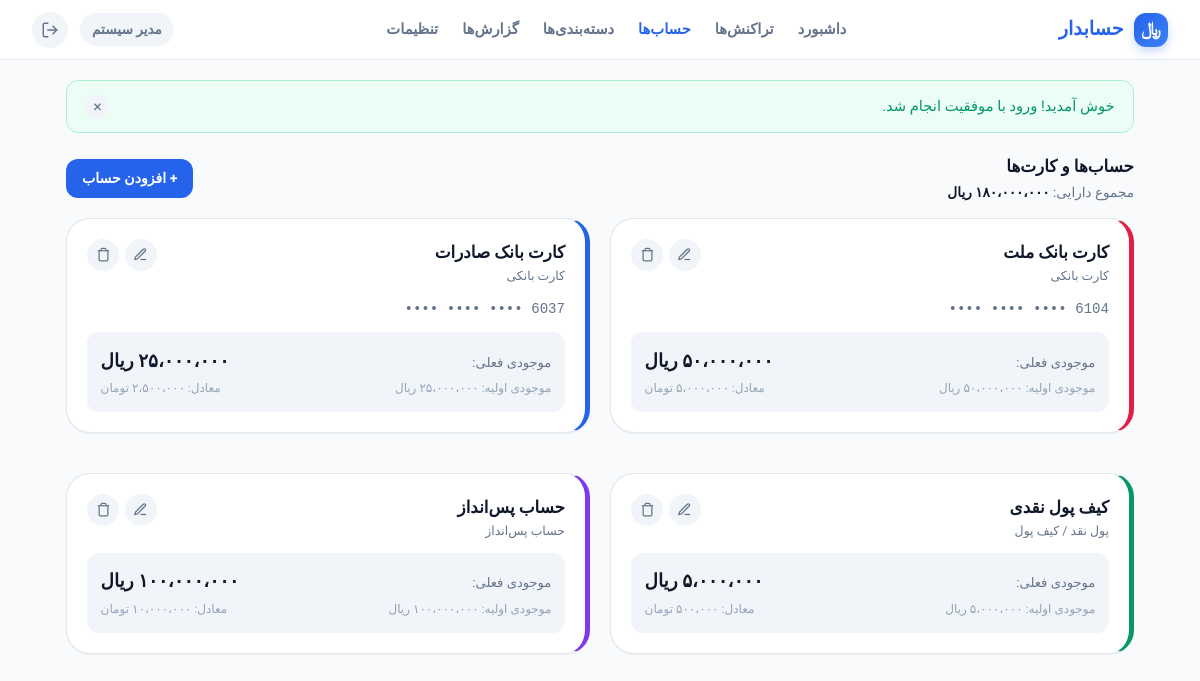
/index.php?r=accounts (signed in), run on the app's committed database.
### tables this page shows
CREATE TABLE IF NOT EXISTS `accounts` (
    `id` INT AUTO_INCREMENT PRIMARY KEY,
    `user_id` INT NOT NULL,
    `name` VARCHAR(100) NOT NULL,
    `type` ENUM('bank_card', 'cash', 'savings', 'other') NOT NULL DEFAULT 'bank_card',
    `card_number` VARCHAR(24) NULL DEFAULT NULL,
    `opening_balance` BIGINT NOT NULL DEFAULT 0,
    `color` VARCHAR(20) NOT NULL DEFAULT '#3b82f6',
    `icon` VARCHAR(50) NOT NULL DEFAULT 'credit-card',
    `status` ENUM('active', 'archived') NOT NULL DEFAULT 'active',
    `created_at` DATETIME NOT NULL DEFAULT CURRENT_TIMESTAMP,
    `updated_at` DATETIME NOT NULL DEFAULT CURRENT_TIMESTAMP ON UPDATE CURRENT_TIMESTAMP,
    INDEX `idx_accounts_user` (`user_id`, `status`),
    CONSTRAINT `fk_accounts_user` FOREIGN KEY (`user_id`) REFERENCES `users` (`id`) ON DELETE CASCADE
);

### app/controllers/AccountController.php (called while the page is built, shortened)
<?php
require_once __DIR__ . '/Controller.php';
require_once dirname(__DIR__) . '/models/Account.php';
class AccountController extends Controller {
    private Account $accountModel;
    public function __construct() {
        $this->accountModel = new Account();
    }
    public function index(): void {
        $userId = $this->requireAuth();
        $accounts = $this->accountModel->getAllForUser($userId, true);
        $totalBalance = $this->accountModel->getTotalBalance($userId);
        $this->render('accounts/index', [
            'pageTitle' => 'مدیریت حساب‌ها و کارت‌ها',
            'accounts' => $accounts,
            'totalBalance' => $totalBalance,
        ]);
    }
}

### app/config/config.php (called while the page is built, shortened)
<?php
return [
    'db' => [
        'host' => '127.0.0.1',
        'port' => 3306,
        'database' => 'hesabdar_db',
        'username' => 'root',
        'password' => '',
        'charset' => 'utf8mb4',
    ],
    'app' => [
        'name' => 'حسابدار شخصی',
        'version' => '1.0.0',
        'currency_name' => 'ریال',
        'currency_symbol' => 'ریال',
        'session_lifetime' => 86400 * 7,
        'max_login_attempts' => 5,
        'lockout_time_minutes' => 15,
        'records_per_page' => 15,
    ],
    'paths' => [
        'root' => dirname(__DIR__, 2),
        'app' => dirname(__DIR__),
        'storage' => dirname(__DIR__, 2) . DIRECTORY_SEPARATOR . 'storage',
        'views' => dirname(__DIR__) . DIRECTORY_SEPARATOR . 'views',
    ]
];

### app/config/database.php (called while the page is built, shortened)
<?php
class Database {
    private static ?PDO $instance = null;
    public static function getConnection(): PDO {
        if (self::$instance === null) {
            $config = require __DIR__ . '/config.php';
            $db = $config['db'];
            $dsn = sprintf(
                "mysql:host=%s;port=%s;dbname=%s;charset=%s",
                $db['host'],
                $db['port'] ?? 3306,
                $db['database'],
                $db['charset'] ?? 'utf8mb4'
            );
            $options = [
                PDO::ATTR_ERRMODE => PDO::ERRMODE_EXCEPTION,
                PDO::ATTR_DEFAULT_FETCH_MODE => PDO::FETCH_ASSOC,
                PDO::ATTR_EMULATE_PREPARES => false,
                PDO::MYSQL_ATTR_INIT_COMMAND => "SET NAMES utf8mb4 COLLATE utf8mb4_unicode_ci"
            ];
            try {
                self::$instance = new PDO($dsn, $db['username'], $db['password'], $options);
            } catch (PDOException $e) {
                error_log("Database connection error: " . $e->getMessage());
                throw new Exception("خطا در اتصال به پایگاه داده. لطفاً تنظیمات دیتابیس را در app/config/config.php بررسی نمایید.");
            }
        }
        return self::$instance;
    }
}

### app/models/Account.php (called while the page is built, shortened)
<?php
require_once __DIR__ . '/Model.php';
class Account extends Model {
    public function getAllForUser(int $userId, bool $includeArchived = false): array {
        $statusCondition = $includeArchived ? "" : "AND a.status = 'active'";
        $sql = "
            SELECT
                a.id,
                a.user_id,
                a.name,
                a.type,
                a.card_number,
                a.opening_balance,
                a.color,
                a.icon,
                a.status,
                a.created_at,
                (
                    a.opening_balance
                    + COALESCE((SELECT SUM(amount_rial) FROM transactions WHERE account_id = a.id AND type = 'income'), 0)
                    - COALESCE((SELECT SUM(amount_rial) FROM transactions WHERE account_id = a.id AND type = 'expense'), 0)
                    - COALESCE((SELECT SUM(amount_rial) FROM transactions WHERE account_id = a.id AND type = 'transfer'), 0)
                    + COALESCE((SELECT SUM(amount_rial) FROM transactions WHERE to_account_id = a.id AND type = 'transfer'), 0)
                ) AS current_balance
            FROM accounts a
            WHERE a.user_id = :user_id {$statusCondition}
            ORDER BY a.id ASC
        ";
        $stmt = $this->db->prepare($sql);
        $stmt->execute(['user_id' => $userId]);
        return $stmt->fetchAll();
    }
    public function getTotalBalance(int $userId): int {
        $accounts = $this->getAllForUser($userId, false);
        $total = 0;
        foreach ($accounts as $acc) {
            $total += (int)$acc['current_balance'];
        }
        return $total;
    }
}

### app/models/Model.php (called while the page is built, shortened)
<?php
abstract class Model {
    public function __construct() {
        $this->db = Database::getConnection();
    }
}

### app/helpers/Session.php (called while the page is built, shortened)
<?php
class Session {
    private static bool $started = false;
    public static function start(): void {
        if (self::$started || session_status() === PHP_SESSION_ACTIVE) {
            self::$started = true;
            return;
        }
        $config = require dirname(__DIR__) . '/config/config.php';
        self::$started = true;
    }
    public static function check(): bool {
        return !empty($_SESSION['user_id']);
    }
    public static function userId(): ?int {
        return isset($_SESSION['user_id']) ? (int)$_SESSION['user_id'] : null;
    }
}

### app/helpers/Format.php (called while the page is built, shortened)
<?php
class Format {
    public static function rial(int|float|string|null $amount, bool $showUnit = true): string {
        $cleanAmount = (int)($amount ?? 0);
        $isNegative = $cleanAmount < 0;
        $absAmount = abs($cleanAmount);
        $formatted = number_format($absAmount, 0, '.', '،');
        $persian = Jalali::persianDigits($formatted);
        $prefix = $isNegative ? '- ' : '';
        $unit = $showUnit ? ' ریال' : '';
        return $prefix . $persian . $unit;
    }
    public static function toman(int|float|string|null $amount): string {
        $cleanAmount = (int)($amount ?? 0);
        $toman = (int)floor($cleanAmount / 10);
        $isNegative = $toman < 0;
        $absAmount = abs($toman);
        $formatted = number_format($absAmount, 0, '.', '،');
        $persian = Jalali::persianDigits($formatted);
        $prefix = $isNegative ? '- ' : '';
        return $prefix . $persian . ' تومان';
    }
    public static function e(?string $string): string {
        return htmlspecialchars((string)($string ?? ''), ENT_QUOTES, 'UTF-8');
    }
    public static function accountTypeFa(string $type): string {
        return match ($type) {
            'bank_card' => 'کارت بانکی',
            'cash' => 'پول نقد / کیف پول',
            'savings' => 'حساب پس‌انداز',
            'other' => 'سایر حساب‌ها',
            default => 'حساب بانکی'
        };
    }
}

### app/helpers/Jalali.php (called while the page is built, shortened)
<?php
class Jalali {
    public static function persianDigits(string $str): string {
        $en = ['0', '1', '2', '3', '4', '5', '6', '7', '8', '9'];
        $fa = ['۰', '۱', '۲', '۳', '۴', '۵', '۶', '۷', '۸', '۹'];
        return str_replace($en, $fa, (string)$str);
    }
}

### app/views/accounts/index.php (shortened to what this page needs)
<div class="section-header">
    <div>
        <h1 class="section-title">حساب‌ها و کارت‌ها</h1>
        <div style="font-size: 0.85rem; color: var(--text-muted); margin-top: 0.15rem;">
            مجموع دارایی: <strong style="color: var(--text-main);"><?= Format::rial($totalBalance) ?></strong>
        </div>
    </div>
    <a href="index.php?r=accounts/create" class="btn btn-primary" style="padding: 0.5rem 1rem; font-size: 0.88rem;">
        + افزودن حساب
    </a>
</div>
<div class="grid-2">
    <?php foreach ($accounts as $acc): ?>
        <div class="card" style="border-right: 5px solid <?= Format::e($acc['color']) ?>; position: relative;">
            <div style="display: flex; justify-content: space-between; align-items: flex-start; margin-bottom: 0.75rem;">
                <div>
                    <h3 style="font-size: 1.05rem; font-weight: 800; color: var(--text-main);">
                        <?= Format::e($acc['name']) ?>
                    </h3>
                    <div style="font-size: 0.78rem; color: var(--text-muted);">
                        <?= Format::accountTypeFa($acc['type']) ?>
                    </div>
                </div>
                <div style="display: flex; gap: 0.35rem;">
                    <a href="index.php?r=accounts/edit&id=<?= $acc['id'] ?>" class="btn-icon-link" style="width: 32px; height: 32px;" title="ویرایش">
                        <svg width="15" height="15" viewBox="0 0 24 24" fill="none" stroke="currentColor" stroke-width="2"><path d="M12 20h9"></path><path d="M16.5 3.5a2.121 2.121 0 0 1 3 3L7 19l-4 1 1-4L16.5 3.5z"></path></svg>
                    </a>
                    <form action="index.php?r=accounts/delete" method="POST" onsubmit="return confirmDelete('آیا از حذف/بایگانی این حساب اطمینان دارید؟');" style="display: inline;">
                        <button type="submit" class="btn-icon-link" style="width: 32px; height: 32px;" title="حذف/بایگانی">
                            <svg width="15" height="15" viewBox="0 0 24 24" fill="none" stroke="currentColor" stroke-width="2"><polyline points="3 6 5 6 21 6"></polyline><path d="M19 6v14a2 2 0 0 1-2 2H7a2 2 0 0 1-2-2V6m3 0V4a2 2 0 0 1 2-2h4a2 2 0 0 1 2 2v2"></path></svg>
                        </button>
                    </form>
                </div>
            </div>
            <?php if (!empty($acc['card_number'])): ?>
                <div style="font-family: monospace; font-size: 0.88rem; color: var(--text-muted); direction: ltr; text-align: right; margin-bottom: 0.75rem;">
                    •••• •••• •••• <?= substr($acc['card_number'], -4) ?>
                </div>
            <?php endif; ?>
            <div style="background: var(--bg-input); padding: 0.85rem; border-radius: var(--radius-md);">
                <div style="display: flex; justify-content: space-between; align-items: baseline;">
                    <span style="font-size: 0.82rem; color: var(--text-muted);">موجودی فعلی:</span>
                    <span style="font-size: 1.15rem; font-weight: 800; color: var(--text-main);">
                        <?= Format::rial($acc['current_balance']) ?>
                    </span>
                </div>
                <div style="display: flex; justify-content: space-between; align-items: center; margin-top: 0.25rem; font-size: 0.75rem; color: var(--text-subtle);">
                    <span>موجودی اولیه: <?= Format::rial($acc['opening_balance']) ?></span>
                    <span>معادل: <?= Format::toman($acc['current_balance']) ?></span>
                </div>
            </div>
        </div>
    <?php endforeach; ?>
</div>

### public/assets/css/style.css (style rules this page uses)
:root { --font-sans: 'Vazirmatn', -apple-system, BlinkMacSystemFont, 'Segoe UI', Tahoma, Arial, sans-serif; --primary: #2563eb; --primary-hover: #1d4ed8; --primary-light: #eff6ff; --primary-glow: rgba(37, 99, 235, 0.15); --success: #10b981; --success-hover: #059669; --success-light: #ecfdf5; --danger: #ef4444; --danger-hover: #dc2626; --danger-light: #fef2f2; --warning: #f59e0b; --warning-light: #fffbeb; --info: #06b6d4; --info-light: #ecfeff; --bg-app: #f8fafc; --bg-card: #ffffff; --bg-input: #f1f5f9; --border: #e2e8f0; --border-focus: #3b82f6; --text-main: #0f172a; --text-muted: #64748b; --text-subtle: #94a3b8; --text-inverse: #ffffff; --shadow-sm: 0 1px 2px 0 rgba(0, 0, 0, 0.05); --shadow-md: 0 4px 6px -1px rgba(0, 0, 0, 0.08), 0 2px 4px -2px rgba(0, 0, 0, 0.05); --shadow-lg: 0 10px 15px -3px rgba(0, 0, 0, 0.08), 0 4px 6px -4px rgba(0, 0, 0, 0.04); --shadow-xl: 0 20px 25px -5px rgba(0, 0, 0, 0.1), 0 8px 10px -6px rgba(0, 0, 0, 0.05); --shadow-fab: 0 10px 20px -3px rgba(37, 99, 235, 0.35); --radius-sm: 8px; --radius-md: 12px; --radius-lg: 16px; --radius-xl: 24px; --radius-full: 9999px; --nav-height: 68px; --header-height: 60px; }
*, *::before, *::after { box-sizing: border-box; margin: 0; padding: 0; }
html { font-size: 16px; direction: rtl; text-align: right; -webkit-font-smoothing: antialiased; -moz-osx-font-smoothing: grayscale; scroll-behavior: smooth; }
body { font-family: var(--font-sans); background-color: var(--bg-app); color: var(--text-main); line-height: 1.6; min-height: 100vh; padding-bottom: calc(var(--nav-height) + 20px); }
a { color: inherit; text-decoration: none; }
button, input, select, textarea { font-family: inherit; font-size: 1rem; }
.btn-icon-link { width: 36px; height: 36px; border-radius: 50%; display: flex; align-items: center; justify-content: center; background: var(--bg-input); color: var(--text-muted); border: none; cursor: pointer; transition: all 0.2s ease; }
.section-header { display: flex; align-items: center; justify-content: space-between; margin-bottom: 0.85rem; }
.section-title { font-size: 1.05rem; font-weight: 800; color: var(--text-main); }
.btn { display: inline-flex; align-items: center; justify-content: center; gap: 0.5rem; padding: 0.75rem 1.25rem; border-radius: var(--radius-md); font-weight: 700; font-size: 0.95rem; border: none; cursor: pointer; transition: all 0.2s ease; text-align: center; text-decoration: none; }
.btn-primary { background: var(--primary); color: #fff; }
.card { background: var(--bg-card); border: 1px solid var(--border); border-radius: var(--radius-xl); padding: 1.25rem; box-shadow: var(--shadow-sm); margin-bottom: 1.25rem; }
@media (min-width: 768px) { body { padding-bottom: 2rem; } }
@media (min-width: 768px) { .grid-2 { display: grid; grid-template-columns: 1fr 1fr; gap: 1.25rem; } }

### data on the page
accounts: name "کارت بانک ملت", type "کارت بانکی", card_number "6104", current_balance "۵۰،۰۰۰،۰۰۰ ریال", opening_balance "۵۰،۰۰۰،۰۰۰ ریال", current_balance "۵،۰۰۰،۰۰۰ تومان"
accounts: name "کارت بانک صادرات", type "کارت بانکی", card_number "6037", current_balance "۲۵،۰۰۰،۰۰۰ ریال", opening_balance "۲۵،۰۰۰،۰۰۰ ریال", current_balance "۲،۵۰۰،۰۰۰ تومان"
accounts: name "کیف پول نقدی", type "پول نقد / کیف پول", $acc['id'] 3 (drawn), current_balance "۵،۰۰۰،۰۰۰ ریال", opening_balance "۵،۰۰۰،۰۰۰ ریال", current_balance "۵۰۰،۰۰۰ تومان"
accounts: name "حساب پس‌انداز", type "حساب پس‌انداز", current_balance "۱۰۰،۰۰۰،۰۰۰ ریال", opening_balance "۱۰۰،۰۰۰،۰۰۰ ریال", current_balance "۱۰،۰۰۰،۰۰۰ تومان"

### other printed values
Format::e($user['name']) "مدیر سیستم"
$message "خوش آمدید! ورود با موفقیت انجام شد."
Format::rial($totalBalance) "۱۸۰،۰۰۰،۰۰۰ ریال"
